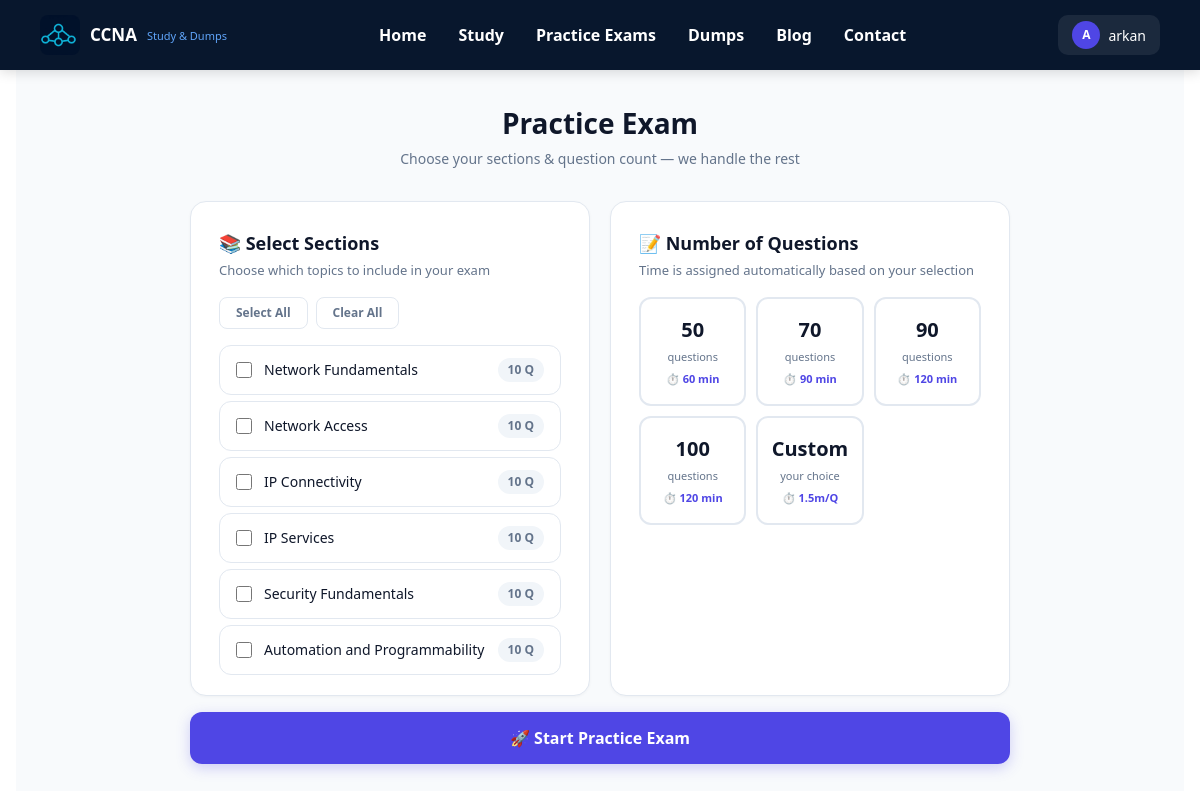
Page /quiz/practice/ (signed in) on the committed database.
### quiz/models.py (models this page shows, shortened)
class Test(models.Model):
    name = models.CharField(max_length=255)
    description = models.TextField(blank=True)
    test_type = models.CharField(max_length=10, choices=TEST_TYPES, default="learning")
    position = models.PositiveIntegerField(
        default=0, help_text="Display order of the test"
    )
    class Meta:
        ordering = ["position", "name"]

### quiz/views.py (the view)
# urls.py: path('practice/', views.practice_exam, name='practice_exam'),
@login_required
def practice_exam(request):
    tests = Test.objects.annotate(q_count=Count("questions")).filter(q_count__gt=0)
    context = {
        "tests": tests,
        "question_counts": QUESTION_COUNT_CHOICES,
    }
    return render(request, "quiz/practice_exam.html", context)

### quiz/models.py (called while the page is built)
    def is_premium(self):
        from django.utils import timezone
        return bool(self.premium_expires_at and self.premium_expires_at > timezone.now())

    def premium_days_left(self):
        if not self.is_premium():
            return 0
        from django.utils import timezone
        delta = self.premium_expires_at - timezone.now()
        return max(0, delta.days + (1 if delta.seconds > 0 else 0))

### quiz/templates/quiz/practice_exam.html (shortened to what this page needs)
{% extends 'quiz/base.html' %}
{% load static %}
{% block extra_head %}
<link rel="stylesheet" href="{% static 'quiz/css/practice.css' %}">
{% endblock %}
{% block content %}
<div class="practice-page">
<div class="practice-container">
<div class="practice-header">
    <h1>Practice Exam</h1>
    <p class="sub">Choose your sections &amp; question count — we handle the rest</p>
</div>
<form method="POST" action="{% url 'practice_start' %}" id="practice-form">
    <div class="practice-grid" style="display:grid;grid-template-columns:1fr 1fr;gap:20px;margin-bottom:16px">
    <div class="section-card" style="margin-bottom:0">
        <h2>📚 Select Sections</h2>
        <p class="hint">Choose which topics to include in your exam</p>
        <div class="row">
            <button type="button" onclick="selectAll()">Select All</button>
            <button type="button" onclick="clearAll()">Clear All</button>
        </div>
        <div class="section-items">
            {% for test in tests %}
            <label class="section-item">
                <input type="checkbox" name="sections" value="{{ test.id }}" class="section-cb" onchange="this.parentElement.classList.toggle('selected',this.checked);updateSummary()">
                <span class="name">{{ test.name }}</span>
                <span class="count">{{ test.q_count }} Q</span>
            </label>
            {% empty %}
            <p style="color:#94a3b8;text-align:center;padding:16px">No sections available yet.</p>
            {% endfor %}
        </div>
    </div>
    <div class="qcard" style="margin-bottom:0">
        <h2>📝 Number of Questions</h2>
        <p class="hint">Time is assigned automatically based on your selection</p>
        <div class="q-options">
            <label class="q-option time-option">
                <span class="num">50</span><span class="lbl">questions</span><span class="time">⏱ 60 min</span>
            </label>
            <label class="q-option time-option">
                <span class="num">70</span><span class="lbl">questions</span><span class="time">⏱ 90 min</span>
            </label>
            <label class="q-option time-option">
                <span class="num">90</span><span class="lbl">questions</span><span class="time">⏱ 120 min</span>
            </label>
            <label class="q-option time-option">
                <span class="num">100</span><span class="lbl">questions</span><span class="time">⏱ 120 min</span>
            </label>
            <label class="q-option time-option">
                <span class="num">Custom</span><span class="lbl">your choice</span><span class="time">⏱ 1.5m/Q</span>
            </label>
        </div>
    </div>
    </div>
    <button type="submit" class="btn-submit">🚀 Start Practice Exam</button>
</form>
</div>
</div>
{% endblock %}

### quiz/templates/quiz/navbar.html (shortened to what this page needs)
{% load static %}
<nav style="background:#08172d;height:70px;width:100vw;position:fixed;top:0;left:0;z-index:50;display:flex;align-items:center;padding:0 40px;box-shadow:0 2px 12px rgba(0,0,0,0.15)">
    <a href="{% url 'landing_page' %}" style="display:flex;align-items:center;gap:10px;text-decoration:none;flex-shrink:0">
        <img src="{% static 'images/ali.png' %}?v=3" alt="CCNA Prep" style="width:40px;height:40px;border-radius:8px;object-fit:cover">
        <span style="color:#fff;font-weight:700;font-size:17px">CCNA</span><span style="color:#60a5fa;font-size:11px;display:block;line-height:1">Study &amp; Dumps</span>
    </a>
    <ul style="display:flex;align-items:center;gap:32px;list-style:none;margin:0 auto;padding:0">
        <li><a href="{% url 'landing_page' %}" style="color:#fff;font-weight:600;font-size:16px;text-decoration:none">Home</a></li>
        <li><a href="{% url 'study' %}" style="color:#fff;font-weight:600;font-size:16px;text-decoration:none">Study</a></li>
        <li><a href="{% url 'practice_exam' %}" style="color:#fff;font-weight:600;font-size:16px;text-decoration:none">Practice Exams</a></li>
        <li><a href="{% url 'test_list' %}" style="color:#fff;font-weight:600;font-size:16px;text-decoration:none">Dumps</a></li>
        <li><a href="#" style="color:#fff;font-weight:600;font-size:16px;text-decoration:none">Blog</a></li>
        <li><a href="{% url 'about' %}" style="color:#fff;font-weight:600;font-size:16px;text-decoration:none">Contact</a></li>
    </ul>
    <div style="display:flex;align-items:center;gap:12px;flex-shrink:0">
        {% if user.is_authenticated %}
            <div style="position:relative" id="user-menu-wrap">
                <button id="user-menu-btn" style="display:flex;align-items:center;gap:8px;background:rgba(255,255,255,.08);border:none;color:#fff;padding:6px 14px;border-radius:10px;cursor:pointer;font-size:14px;font-weight:500">
                    <span style="width:28px;height:28px;border-radius:50%;background:#4f46e5;display:flex;align-items:center;justify-content:center;font-size:12px;font-weight:700">{{ user.username|slice:":1"|upper }}</span>
                    {{ user.username }}
                </button>
            </div>
        {% endif %}
    </div>
</nav>
<div style="height:70px"></div>

### quiz/static/quiz/css/practice.css (style rules this page uses)
.practice-page { background: #f8fafc; min-height: 100vh; }
.practice-container { max-width: 900px; margin: 0 auto; padding: 32px 40px; }
.practice-header { text-align: center; margin-bottom: 32px; }
.practice-header h1 { font-size: 28px; font-weight: 800; color: #0f172a; }
.practice-header .sub { font-size: 14px; color: #64748b; margin-top: 4px; }
.section-card { background: #fff; border-radius: 16px; border: 1px solid #e2e8f0; box-shadow: 0 1px 3px rgba(0,0,0,.04); padding: 28px 28px 20px; margin-bottom: 20px; }
.section-card h2 { font-size: 18px; font-weight: 700; color: #0f172a; display: flex; align-items: center; gap: 8px; margin-bottom: 4px; }
.section-card .hint { font-size: 13px; color: #64748b; margin-bottom: 16px; }
.section-card .row { display: flex; gap: 8px; margin-bottom: 16px; }
.section-card .row button { padding: 6px 16px; font-size: 12px; font-weight: 600; border-radius: 8px; border: 1px solid #e2e8f0; background: #fff; color: #64748b; cursor: pointer; transition: all .15s; }
.section-items { display: flex; flex-direction: column; gap: 6px; }
.section-item { display: flex; align-items: center; gap: 12px; padding: 12px 16px; border-radius: 12px; border: 1px solid #e2e8f0; cursor: pointer; transition: all .15s; background: #fff; }
.section-item input[type="checkbox"] { accent-color: #3b82f6; width: 16px; height: 16px; cursor: pointer; }
.section-item .name { flex: 1; font-size: 14px; font-weight: 500; color: #0f172a; }
.section-item .count { font-size: 12px; font-weight: 600; color: #64748b; background: #f1f5f9; padding: 3px 10px; border-radius: 99px; }
.qcard { background: #fff; border-radius: 16px; border: 1px solid #e2e8f0; box-shadow: 0 1px 3px rgba(0,0,0,.04); padding: 28px; margin-bottom: 20px; }
.qcard h2 { font-size: 18px; font-weight: 700; color: #0f172a; display: flex; align-items: center; gap: 8px; margin-bottom: 4px; }
.qcard .hint { font-size: 13px; color: #64748b; margin-bottom: 16px; }
.q-options { display: grid; grid-template-columns: repeat(3, 1fr); gap: 10px; }
.q-option { display: flex; flex-direction: column; align-items: center; gap: 4px; padding: 16px 12px; border-radius: 12px; border: 2px solid #e2e8f0; cursor: pointer; transition: all .15s; background: #fff; text-align: center; }
.q-option .num { font-size: 20px; font-weight: 800; color: #0f172a; }
.q-option .lbl { font-size: 11px; color: #64748b; }
.q-option .time { font-size: 11px; font-weight: 600; color: #4f46e5; margin-top: 2px; }
.btn-submit { display: flex; align-items: center; justify-content: center; gap: 8px; width: 100%; padding: 14px; font-size: 16px; font-weight: 700; color: #fff; background: #4f46e5; border: none; border-radius: 12px; cursor: pointer; transition: background .2s; margin-top: 8px; box-shadow: 0 4px 14px rgba(79,70,229,.25); }

### rows in the picture
Test: name "Network Fundamentals", q_count "10"
Test: name "Network Access", q_count "10"
Test: name "IP Connectivity", q_count "10"
Test: name "IP Services", q_count "10"
Test: name "Security Fundamentals", q_count "10"
Test: name "Automation and Programmability", q_count "10"

### other values in the picture
{{ user.username|slice:":1"|upper }} "A"
{{ user.username }} "arkan"
